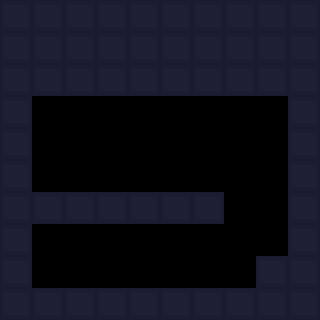

This game map was drawn from its Tiled (.tmx) file and the tilesets committed beside it. A one-line description and the full map source follow:
An orthogonal 10x10 tile map with 32x32 px tiles, 1 tile layer (Tile Layer 1) and 10 objects.

<map version="1.2" tiledversion="1.3.5" orientation="orthogonal" renderorder="right-down" width="10" height="10" tilewidth="32" tileheight="32" infinite="0" nextlayerid="3" nextobjectid="18">
 <editorsettings>
  <export target="room_7_3.lua" format="lua" />
 </editorsettings>
 <tileset firstgid="1" source="../allTiles.tsx" />
 <layer id="1" name="Tile Layer 1" width="10" height="10">
  <data encoding="csv">
1,1,1,1,1,1,1,1,1,1,
1,1,1,1,1,1,1,1,1,1,
1,1,1,1,1,1,1,1,1,1,
1,0,0,0,0,0,0,0,0,1,
1,0,0,0,0,0,0,0,0,1,
1,0,0,0,0,0,0,0,0,1,
1,1,1,1,1,1,1,0,0,1,
1,0,0,0,0,0,0,0,0,1,
1,0,0,0,0,0,0,0,1,1,
1,1,1,1,1,1,1,1,1,1
</data>
 </layer>
 <objectgroup id="2" name="Object Layer 1">
  <object id="1" gid="2" x="64" y="288" width="32" height="32" />
  <object id="5" gid="4" x="32" y="192" width="32" height="32" />
  <object id="7" gid="3" x="96" y="192" width="32" height="32" />
  <object id="8" gid="3" x="64" y="192" width="32" height="32" />
  <object id="10" gid="5" x="32" y="256" width="32" height="32" />
  <object id="11" gid="5" x="64" y="256" width="32" height="32" />
  <object id="12" gid="5" x="96" y="256" width="32" height="32" />
  <object id="15" gid="5" x="128" y="256" width="32" height="32" />
  <object id="16" gid="5" x="160" y="256" width="32" height="32" />
  <object id="17" gid="5" x="192" y="256" width="32" height="32" />
 </objectgroup>
</map>
